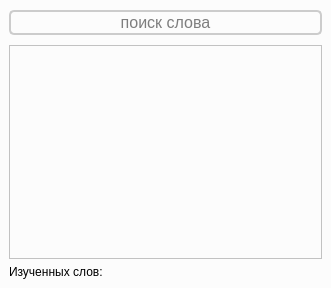
<?xml version="1.0" encoding="UTF-8"?>
<ui version="4.0">
 <class>Form</class>
 <widget class="QWidget" name="Form">
  <property name="geometry">
   <rect>
    <x>0</x>
    <y>0</y>
    <width>331</width>
    <height>288</height>
   </rect>
  </property>
  <property name="windowTitle">
   <string>Form</string>
  </property>
  <layout class="QHBoxLayout" name="horizontalLayout">
   <property name="spacing">
    <number>0</number>
   </property>
   <property name="leftMargin">
    <number>0</number>
   </property>
   <property name="topMargin">
    <number>0</number>
   </property>
   <property name="rightMargin">
    <number>0</number>
   </property>
   <property name="bottomMargin">
    <number>0</number>
   </property>
   <item>
    <widget class="QWidget" name="widget" native="true">
     <property name="styleSheet">
      <string notr="true">background-color: rgba(252, 252, 252, 255);</string>
     </property>
     <layout class="QVBoxLayout" name="layout_lists">
      <property name="topMargin">
       <number>1</number>
      </property>
      <item>
       <widget class="QWidget" name="verticalWidget" native="true">
        <layout class="QVBoxLayout" name="verticalLayout">
         <property name="leftMargin">
          <number>0</number>
         </property>
         <property name="topMargin">
          <number>9</number>
         </property>
         <property name="rightMargin">
          <number>0</number>
         </property>
         <property name="bottomMargin">
          <number>4</number>
         </property>
         <item>
          <widget class="QLineEdit" name="line_edit_search">
           <property name="font">
            <font>
             <pointsize>12</pointsize>
            </font>
           </property>
           <property name="styleSheet">
            <string notr="true">border-radius: 5px;
border: 2px solid #CCC;</string>
           </property>
           <property name="alignment">
            <set>Qt::AlignCenter</set>
           </property>
           <property name="placeholderText">
            <string>поиск слова</string>
           </property>
          </widget>
         </item>
        </layout>
       </widget>
      </item>
      <item>
       <widget class="QScrollArea" name="scrollArea">
        <property name="maximumSize">
         <size>
          <width>16777215</width>
          <height>16777215</height>
         </size>
        </property>
        <property name="widgetResizable">
         <bool>true</bool>
        </property>
        <widget class="QWidget" name="widget_words">
         <property name="geometry">
          <rect>
           <x>0</x>
           <y>0</y>
           <width>311</width>
           <height>207</height>
          </rect>
         </property>
         <property name="sizePolicy">
          <sizepolicy hsizetype="Expanding" vsizetype="Expanding">
           <horstretch>0</horstretch>
           <verstretch>0</verstretch>
          </sizepolicy>
         </property>
         <layout class="QVBoxLayout" name="layout_scroll">
          <property name="spacing">
           <number>2</number>
          </property>
          <property name="leftMargin">
           <number>0</number>
          </property>
          <property name="topMargin">
           <number>5</number>
          </property>
          <property name="rightMargin">
           <number>0</number>
          </property>
          <property name="bottomMargin">
           <number>5</number>
          </property>
         </layout>
        </widget>
       </widget>
      </item>
      <item>
       <layout class="QHBoxLayout" name="horizontalLayout_3">
        <item>
         <widget class="QLabel" name="label_count_words">
          <property name="text">
           <string>Изученных слов:</string>
          </property>
         </widget>
        </item>
       </layout>
      </item>
     </layout>
    </widget>
   </item>
  </layout>
 </widget>
 <resources/>
 <connections/>
</ui>
